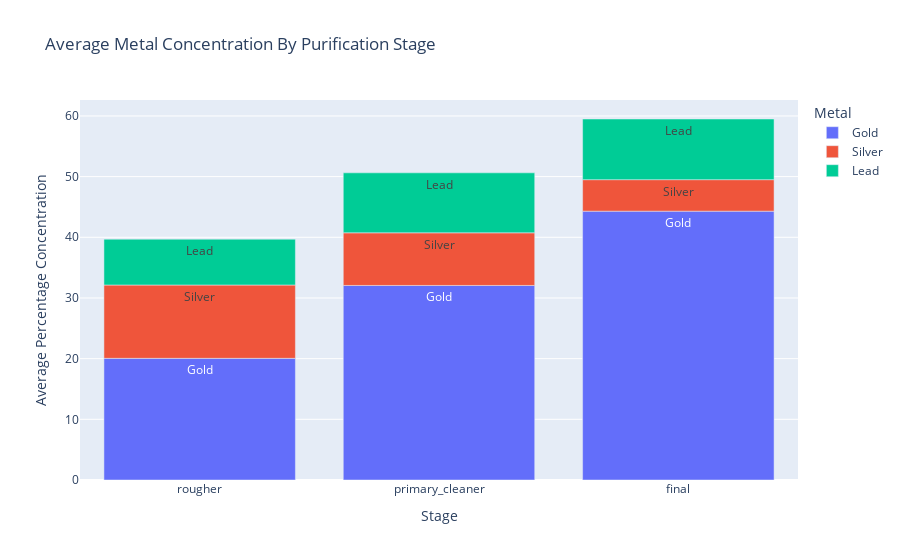

Notebook cell for this chart:
### Markdown cell above
We dropped a large portion of our dataset -- 6,622 out of our total of 22,716 entries, but every entry has an accurate reading for every feature and step in the extraction process.

We will now move on to an analysis step prior to our linear regression.

## Analyze the data

### Track Mean Metal Concentration by Purification Stage

### Code cell
# Each stage's metal output concentration can be found in the below features:
#     [stage].output.concentrate_au
#     [stage].output.concentrate_ag
#     [stage].output.concentrate_pb
stage_names = ['rougher', 'primary_cleaner', 'final'] # There is no concentrate data for the secondary_cleaner stage
metal_names = ['Gold', 'Silver', 'Lead']
feature_term = ['.output.concentrate_au', '.output.concentrate_ag', '.output.concentrate_pb']

# Aggregate data in long form for sake of bar graph analysis
metal_data = []
for i in range(len(stage_names)):
    for j in range(len(metal_names)):
        col_name = stage_names[i] + feature_term[j]
        metal_data.append([stage_names[i], metal_names[j], df[col_name].mean()])
        
# Create new dataframe for tracking mean metal concentration changes 
metal_columns = ['stage', 'metal', 'mean_concentration']
df_metals = pd.DataFrame(data=metal_data, columns=metal_columns)

# First plot is a bar graph tracking three metal concentrations by stage
fig1 = px.bar(df_metals, x='stage', y='mean_concentration', 
            labels={'stage': 'Stage', 'metal': 'Metal', 'mean_concentration': 'Average Percentage Concentration'},
            color='metal', 
            text='metal',
            title='Average Metal Concentration By Purification Stage')
fig1.show()

### Figure 1 — Plotly figure (JSON) as saved in the notebook; plotly's stock layout.template omitted (floating-point values rounded to 4 significant figures)
{"data": [{"alignmentgroup": "True", "hovertemplate": "Metal=%{text}<br>Stage=%{x}<br>Average Percentage Concentration=%{y}<extra></extra>", "legendgroup": "Gold", "marker": {"color": "#636efa", "pattern": {"shape": ""}}, "name": "Gold", "offsetgroup": "Gold", "orientation": "v", "showlegend": true, "text": ["Gold", "Gold", "Gold"], "textposition": "auto", "type": "bar", "x": ["rougher", "primary_cleaner", "final"], "xaxis": "x", "y": [20.05, 32.07, 44.31], "yaxis": "y"}, {"alignmentgroup": "True", "hovertemplate": "Metal=%{text}<br>Stage=%{x}<br>Average Percentage Concentration=%{y}<extra></extra>", "legendgroup": "Silver", "marker": {"color": "#EF553B", "pattern": {"shape": ""}}, "name": "Silver", "offsetgroup": "Silver", "orientation": "v", "showlegend": true, "text": ["Silver", "Silver", "Silver"], "textposition": "auto", "type": "bar", "x": ["rougher", "primary_cleaner", "final"], "xaxis": "x", "y": [12.08, 8.675, 5.191], "yaxis": "y"}, {"alignmentgroup": "True", "hovertemplate": "Metal=%{text}<br>Stage=%{x}<br>Average Percentage Concentration=%{y}<extra></extra>", "legendgroup": "Lead", "marker": {"color": "#00cc96", "pattern": {"shape": ""}}, "name": "Lead", "offsetgroup": "Lead", "orientation": "v", "showlegend": true, "text": ["Lead", "Lead", "Lead"], "textposition": "auto", "type": "bar", "x": ["rougher", "primary_cleaner", "final"], "xaxis": "x", "y": [7.553, 9.884, 9.998], "yaxis": "y"}], "layout": {"barmode": "relative", "legend": {"title": {"text": "Metal"}, "tracegroupgap": 0}, "title": {"text": "Average Metal Concentration By Purification Stage"}, "xaxis": {"anchor": "y", "domain": [0, 1], "title": {"text": "Stage"}}, "yaxis": {"anchor": "x", "domain": [0, 1], "title": {"text": "Average Percentage Concentration"}}}}
